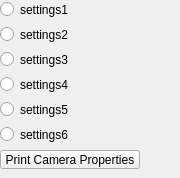
   <widget class="QWidget" name="settings">
    <property name="enabled">
     <bool>true</bool>
    </property>
    <attribute name="title">
     <string>Settings</string>
    </attribute>
    <widget class="QWidget" name="verticalLayoutWidget">
     <property name="geometry">
      <rect>
       <x>0</x>
       <y>0</y>
       <width>171</width>
       <height>169</height>
      </rect>
     </property>
     <layout class="QVBoxLayout" name="verticalLayout_3">
      <item>
       <widget class="QRadioButton" name="settings1_radioButton">
        <property name="text">
         <string>settings1</string>
        </property>
       </widget>
      </item>
      <item>
       <widget class="QRadioButton" name="settings2_radioButton">
        <property name="text">
         <string>settings2</string>
        </property>
       </widget>
      </item>
      <item>
       <widget class="QRadioButton" name="settings3_radioButton">
        <property name="text">
         <string>settings3</string>
        </property>
       </widget>
      </item>
      <item>
       <widget class="QRadioButton" name="settings4_radioButton">
        <property name="text">
         <string>settings4</string>
        </property>
       </widget>
      </item>
      <item>
       <widget class="QRadioButton" name="settings5_radioButton">
        <property name="text">
         <string>settings5</string>
        </property>
       </widget>
      </item>
      <item>
       <widget class="QRadioButton" name="settings6_radioButton">
        <property name="text">
         <string>settings6</string>
        </property>
       </widget>
      </item>
      <item>
       <widget class="QPushButton" name="pushButton_printCamProps">
        <property name="maximumSize">
         <size>
          <width>140</width>
          <height>16777215</height>
         </size>
        </property>
        <property name="text">
         <string>Print Camera Properties</string>
        </property>
       </widget>
      </item>
      <item>
       <spacer name="verticalSpacer_3">
        <property name="orientation">
         <enum>Qt::Vertical</enum>
        </property>
        <property name="sizeType">
         <enum>QSizePolicy::Expanding</enum>
        </property>
        <property name="sizeHint" stdset="0">
         <size>
          <width>50</width>
          <height>40</height>
         </size>
        </property>
       </spacer>
      </item>
     </layout>
    </widget>
   </widget>
